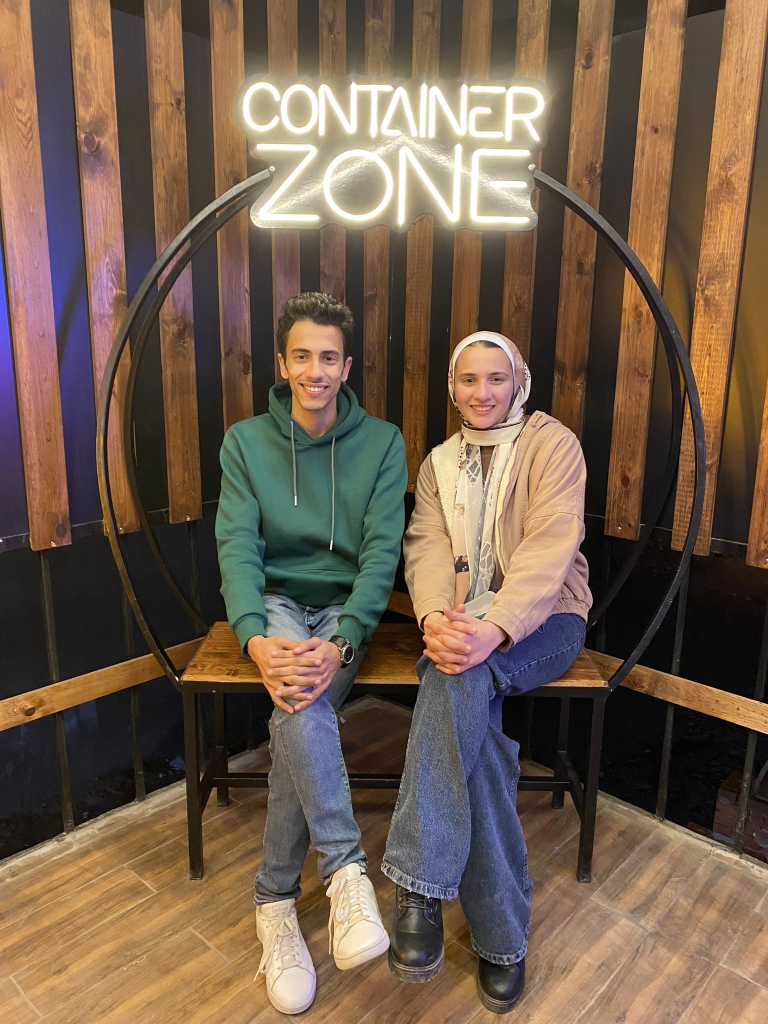
#> input picture FM4gfdmXMAIRG-p.jpg, 1536 x 2048 px (shown at 1/2 size); its folder holds only this picture in this run
$ python image.py
#> lines starting #> are read from the running program, lines starting #| are printed output that depends on the picture
from email.mime import image
from tkinter import END
from PIL import Image
import os
s=(300,300)

for i in os.listdir('.'):
 if i.endswith('jpg'):
     f=Image.open(i)
#> f is the input picture: PIL image 1536x2048 RGB; mean R, G, B 113.2, 93.3, 76.3
     i1,i2=os.path.splitext(i)
     f.thumbnail(s)
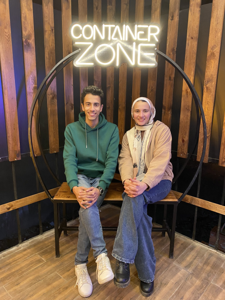
#> f: PIL image 225x300 RGB; mean R, G, B 113.1, 93.2, 76.2
     f.save(f'300/{i1}_300{i2}')
